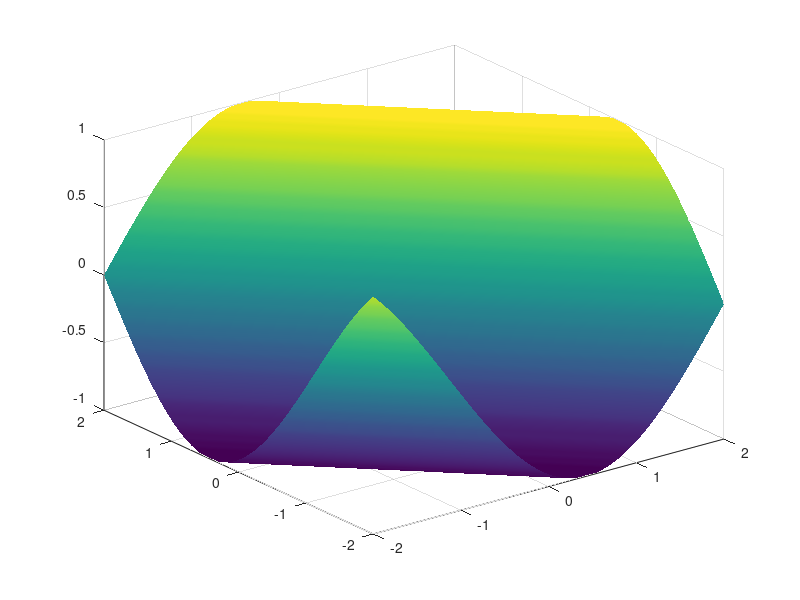

Write MATLAB code to recreate this figure.
clear
clc
n = 80;
L0 = -2;
L1 = 2;
h = (L1-L0)/n;
x = L0:h:L1;
[X,Y] = meshgrid(x);

f = @(x,y) sin(x+y);

% plot3(X(:),Y(:),f(X(:),Y(:)),'o')

% mesh(X,Y,f(X,Y))

surf(X,Y,f(X,Y)), shading interp

% pcolor(X,Y,f(X,Y)), shading interp
